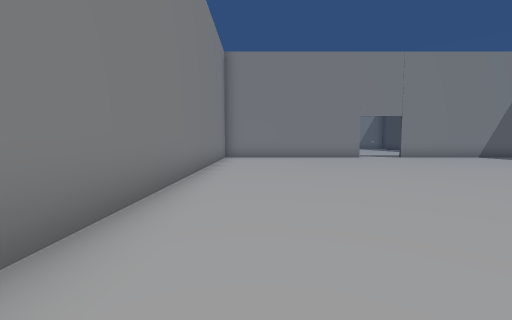
view 1 (above)

17 first-person views from a walk through a scene from a Unity 3-D project. The camera is 1.5 m above the floor, tilts 4° down and sees 90° across. The floor is counted in squares, 2 m on a side. Each view is taken from the middle of a square. On the plan, view 1 faces up. The plan holds only what a view shows up to about 9 squares ahead; the rest is blank. The place goes on beyond the plan. The player character is not drawn. Some surface patterns are stand-ins.

view 2
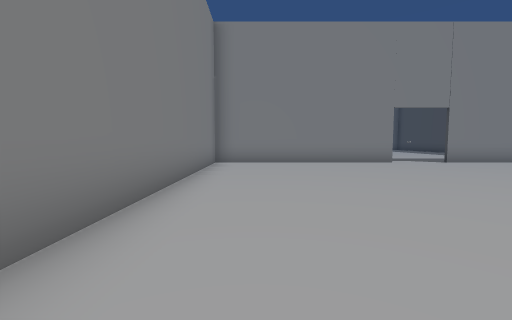

view 3
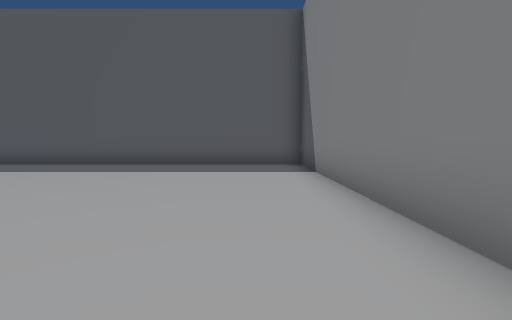

view 4
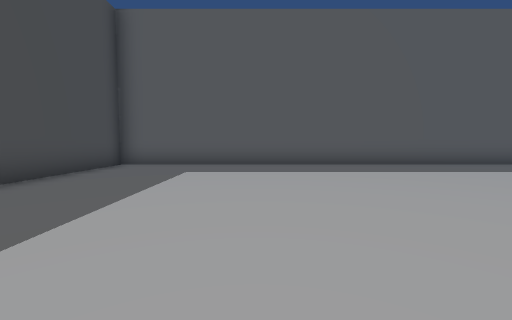

view 5
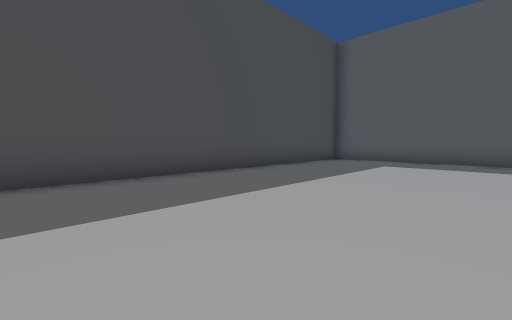

view 6
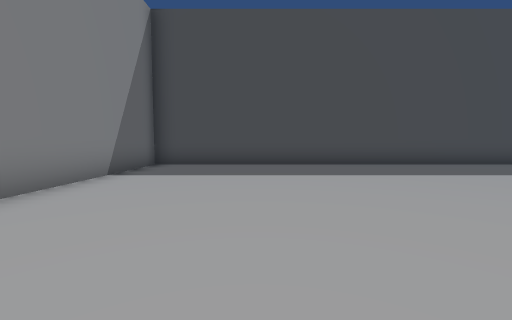

view 7
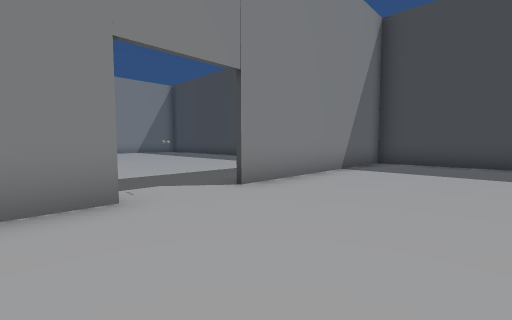

view 8
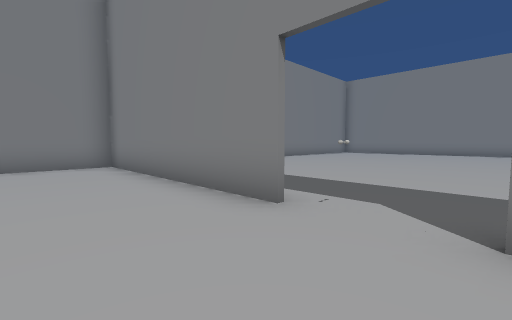

view 9
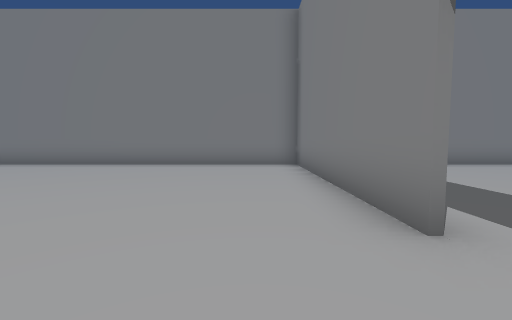

view 10
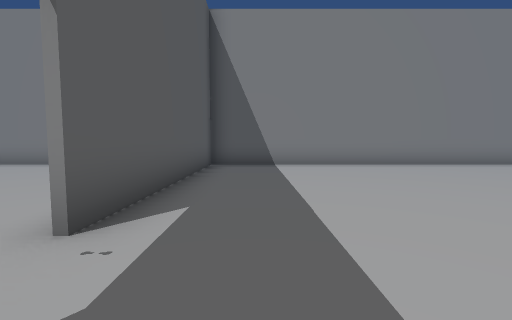

view 11
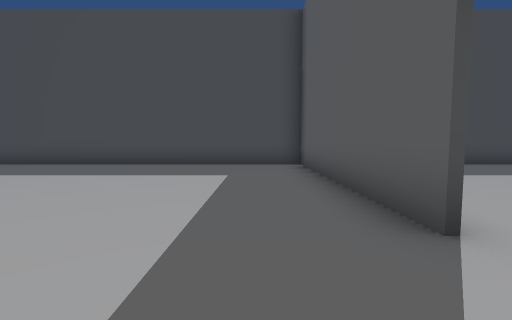

view 12
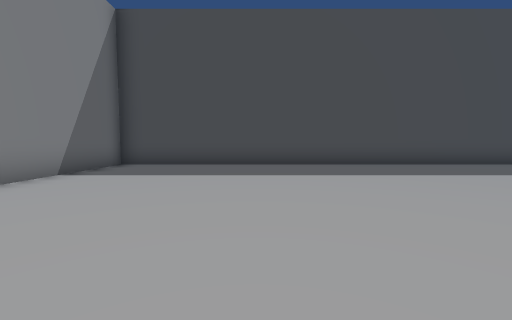

view 13
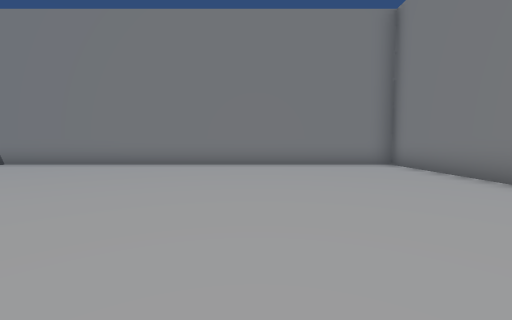

view 14
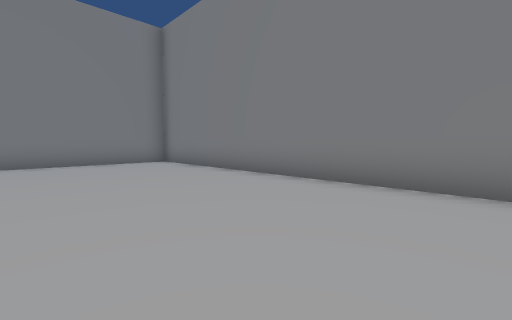

view 15
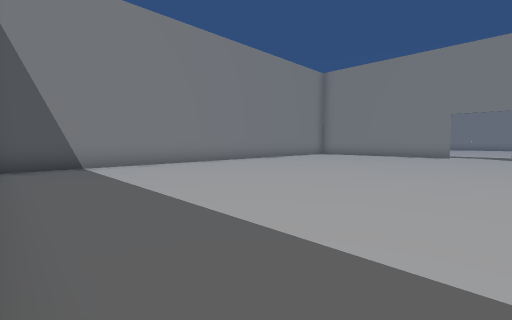

view 16
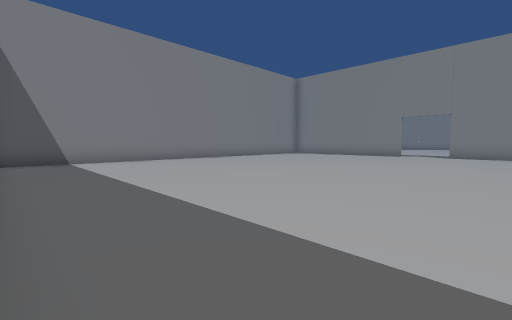

view 17
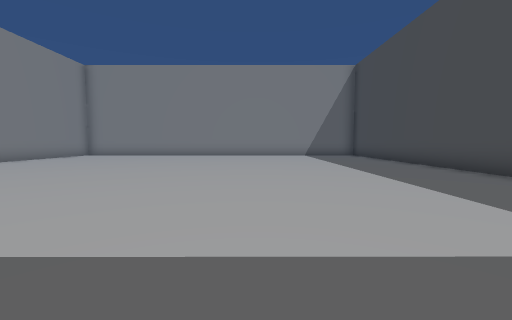

### Floor plan
Ten units are one square. View 1 is at (0, 0); x grows to the right and y downward. Boxes are objects, and circles mark ways between rooms. Rooms are numbered by the first view taken in them; rooms with no view inside come last. Other rooms are left out.
<svg viewBox="-21 -280 161 310">
<path fill="none" stroke="#000" d="M50 -124 -16 -124M-15 -120 -15 25 135 25 135 -120M135 -124 69 -124M69 -125 135 -125M-15 -125 50 -125M135 -120 135 -275 -15 -275 -15 -120"/>
<circle cx="65" cy="-120" r="3" fill="#2a7"/>
<text x="60" y="-50">1</text>
<text x="60" y="-200">2</text>
</svg>
Room 1 opens to room 2.

Where each view was taken, in squares from view 1:
view 1: 0 up, 0 right, facing up
view 2: 3 up, 0 right, facing up
view 3: 6 up, 0 right, facing down
view 4: 6 up, 9 right, facing down
view 5: 8 up, 8 right, facing down-right
view 6: 9 up, 5 right, facing right
view 7: 9 up, 4 right, facing up-right
view 8: 10 up, 7 right, facing up-left
view 9: 11 up, 7 right, facing left
view 10: 14 up, 7 right, facing left
view 11: 14 up, 5 right, facing right
view 12: 23 up, 5 right, facing right
view 13: 23 up, 7 right, facing left
view 14: 23 up, 8 right, facing up-left
view 15: 2 down, 7 right, facing up-left
view 16: 2 down, 9 right, facing up-left
view 17: 13 up, 8 right, facing up
